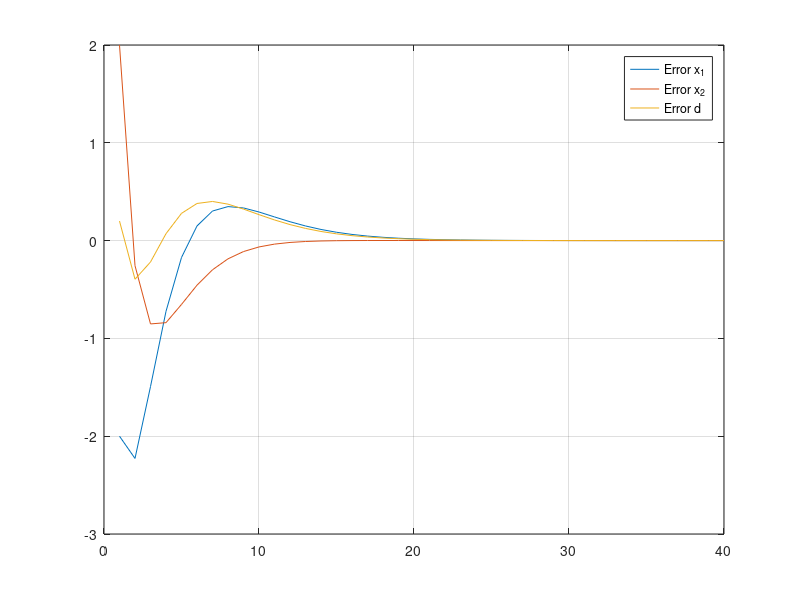

MATLAB code to generate this figure: (Note: this script raises an error after producing the figure.)
%%%%%%%%%%%%%%%%%%%%%%%%%%%%%%%%%%%%%%%%%%%%%%%%%%%%%%%%%%%%%%%%%%%%%
%
%            Model Predictive Control - Exercise 5
%              EPFL - Spring semester 2017 - 
%
%            Huber Lukas - Zgraggen Jannik
%
%%%%%%%%%%%%%%%%%%%%%%%%%%%%%%%%%%%%%%%%%%%%%%%%%%%%%%%%%%%%%%%%%%%%%%
clear variables;
addpath(genpath('../tbxmanager'))

%% System initialization
close all; clc;

A = [0.7115, -0.4345; 0.4345, 0.8853];
B = [0.2173; 0.0573];

C = [0, 1];
%D = d

% Augmented system
B_d = zeros(2,1);
C_d = [1];

A_augm = [A,B_d;zeros(1,2),1];
B_augm = [B;0];
C_augm = [C, 1];

L = (place(A_augm',-C_augm',[0.5,0.6,0.7]))'; % Why positiv?!


% Initial Estimation
x0_est = [3;0];
d_est = [0];

%Initial Conditions - Real system
x0_r = [1;2];
d_r = 0.2;



%% Exercise 1 - Observer Design
close all;

% Error
deltaX = [x0_r-x0_est];
deltaD = [d_r-d_est];

obsError = [deltaX; deltaD];

MAXITER = 40;
for i = 2:MAXITER
    obsError(:,i) = (A_augm + L *C_augm)*obsError(:,i-1);
end

figure('Position',[0 0 1000 600]); grid on;
plot(obsError(1,:)); hold on; grid on; 
plot(obsError(2,:));  
plot(obsError(3,:)); 
legend('Error x_1','Error x_2', 'Error d')


%% Exercise 3 - Controller Design
close all;
N =5; % Horizon length

% Define optimization variables
x = sdpvar(2,N,'full');
u = sdpvar(1,N,'full');

% Constraints
h = [3; 3];             %Input constraint
H = [1; -1];            %Input constraint

% Weights Controler that is able to track constant output reference
Q = eye(size(A,1));
R = 1;
I=eye(2);



% Initial conditions
xi = x0_est; % try to controll estimation
xd_est = [x0_est; d_est]
y_est = [C*xd_est(1:2,1)+d_est]; 
r=0.5;

% Real conditions
y_r = [0];
u_r = [0];

x_r = [x0_r];
y_r = [C*xi+d_r];

% Weight of final cost
P = dlyap(A,Q);

% Solver settings
    opt = sdpsettings;
    opt.solver = 'quadprog';
    opt.quadprog.TolCon = 1e-16;

t = [0];

MAXITER = 50; tolX = 1e-8;
% Can now compute the optimal control input using
for i = 2:MAXITER
    
    % Steady state optimisation problem
    % Define optimization variables
    x_s = sdpvar(2,1,'full');
    u_s = sdpvar(1,1,'full');
    obj_ss = u_s*R*u_s;
    con_ss =[I-A,-B;C,0]*[x_s;u_s] == [0;0;r-C_d*xd_est(3,i-1)]; % System dynamics
    con_ss = [con_ss, H*u_s <= h];                       % Input constraint
    solvesdp(con_ss, obj_ss, opt);
    x_s=double(x_s)
    u_s=double(u_s);
    
    % Define constraints and objective
    con = [];
    obj = 0;
    %con = [con, x(:,1) == x0];
    for j = 1:N-1  
        obj = obj + (x(:,j)-x_s)'*Q*(x(:,j)-x_s) + (u(:,j)-u_s)'*R*(u(:,j)-u_s); % Cost function

        con = [con, x(:,j+1) == A*x(:,j) + B*u(:,j)]; % System dynamics
        con = [con, H*u(:,j) <= h];                   % Input constraints
    end
    
    obj = obj + (x(:,N)-x_s)'*P*(x(:,N)-x_s);      % Terminal weight

    ctrl = optimizer(con, obj, opt, x(:,1), u(:,1));

    [u_opt,infeasible] = ctrl{xi};
    
    if(infeasible); fprintf('Problem infeasible at i=%d \n',i); break; end;
    
    u_r(i) = u_opt;
    t(i) = i;
    
    % Real sytem
    x_r(:,i) = A*x_r(:,i-1) + B*u_opt;
    y_r(i) = C*x_r(:,i)+d_r;
        
    % Estimated system
%    xdA= A_augm*xd_est(:,i-1)
%    xdB = B_augm*u_opt
%    xdL = L*(C*xd_est(1:2,i-1) + C_d*u_opt - y_r(i-1))

    xd_est(:,i) = [A_augm*xd_est(:,i-1)+B_augm*u_opt ...
                  + L*(C*xd_est(1:2,i-1) + C_d*xd_est(3,i-1) - y_r(i-1))];

    %y_est(i) = C*xd_est(1:2,i)+d_est
    
    xi = xd_est(1:2,i);
                
        
    if(norm(abs(y_r(i)-r)) < tolX);
        fprintf('System converged at after %d steps. \n',i);
        break
    end
end

%x_val = [x_val, xi]; % save current values 
%t_val = [t_val, i];

%%
close all;

figure('Position',[0 0 1000 600]);
plot(xd_est(1,:),xd_est(2,:),'b-*');
grid on; hold on;
plot(x_r(1,:),x_r(2,:),'-*');
legend('Estimation','Real System')
xlabel('x_1'), ylabel('x_2')        


figure('Position',[0 0 1000 600]); grid on;
plot(u_r); hold on; grid on; 
plot(y_r);
legend('u(t)','y(t)')
        



%% 
fprintf('Programm terminated. \n')
